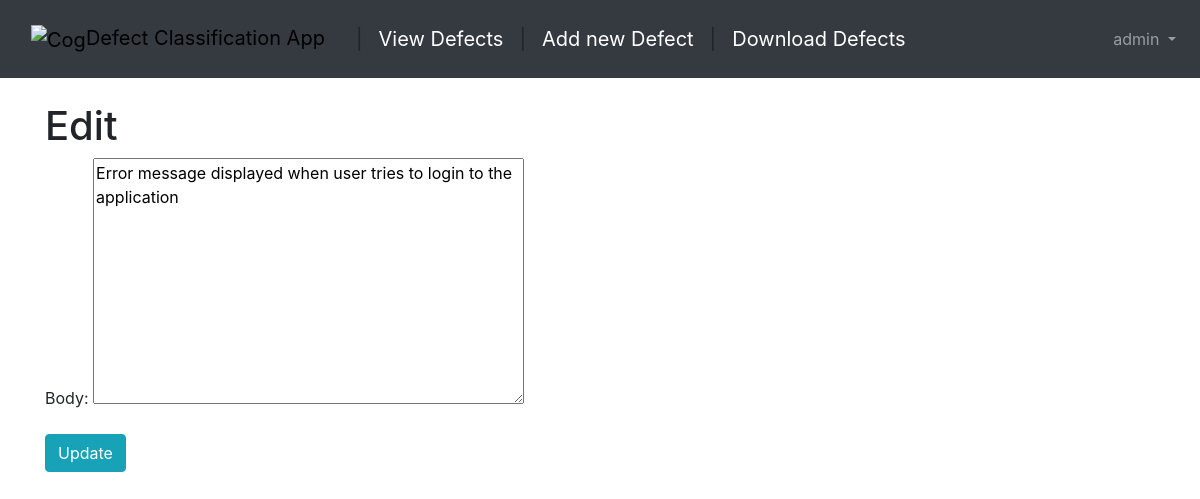
The page /articles/1868/edit/ (signed in) on the database its author committed.
### users/models.py (models this page shows)
class CustomUser(AbstractUser):
    age = models.PositiveIntegerField(default=0)

### articles/models.py (models this page shows, shortened)
class Article(models.Model):
    body = models.TextField()
    source = models.CharField(default='Entry', max_length=20)
    date = models.DateTimeField(auto_now_add=True)
    classification = models.CharField(default = 'Not Classified', max_length = 20)
    classes = (
        ('compliance', 'COMPLIANCE'),
        ('functional', 'FUNCTIONAL'),
        ('performance', 'PERFORMANCE'),
        ('reliability and scalability issues', 'RELIABILITY AND SCALABILITY ISSUES'),
        ('security', 'SECURITY'),
        ('usability', 'USABILITY'),
        )
    reclassification = models.CharField(default = 'Not Reclassified Yet', max_length = 50, choices = classes)

### articles/views.py (the view)
# urls.py: path('<int:pk>/edit/', views.ArticleUpdateView.as_view(), name='article_edit'), # new
class ArticleUpdateView(UpdateView):
    model = models.Article
    fields = ['body']
    template_name = 'article_edit.html'

### templates/article_edit.html (shortened to what this page needs)
{% extends 'base.html' %}
{% block content %}
{% if user.is_authenticated %}
<h1>Edit</h1>
<form action="" method="post">{% csrf_token %}
{{ form.as_p }}
<button class="btn btn-info" type="submit">Update</button>
</form>
{% endif %}
{% endblock %}

### templates/base.html (shortened to what this page needs)
{% load static %}
<!doctype html>
<html lang="en">
  <head>
    <link rel="stylesheet" href="https://stackpath.bootstrapcdn.com/bootstrap/4.1.3/css/bootstrap.min.css">
    <link rel="stylesheet" >
  </head>
  <body>
    <nav class="navbar navbar-expand-md navbar-dark bg-dark mb-4">
      <a class="navbar-brand boxed" style="color:black" href="{% url 'home' %}">
        <img src='https://cdn0.iconfinder.com/data/icons/small-n-flat/24/678122-cogs-512.png'
        alt="Cog" height='26px', width="26px")>Defect Classification App</a>
      {% if user.is_authenticated %}
      <a class="navbar-brand">|</a>
      <a class="navbar-brand" href="/articles/table">View Defects</a>
      <a class="navbar-brand">|</a>
      <a class="navbar-brand" href="/articles\new">Add new Defect</a>
      <a class="navbar-brand">|</a>
      <a class="navbar-brand" href="/articles\download">Download Defects</a>
      {% endif %}
      <div class="collapse navbar-collapse" id="navbarCollapse">
        {% if user.is_authenticated %}
          <ul class="navbar-nav ml-auto">
            <li class="nav-item">
              <a class="nav-link dropdown-toggle" href="#" id="userMenu"\
              data-toggle="dropdown" aria-haspopup="true" aria-expanded\
              ="false">
                {{ user.username }}
              </a>
            </li>
          </ul>
        {% endif %}
      </div>
    </nav>
    <div class="container">
      {% block content %}
      {% endblock content %}
    </div>
  </body>
</html>

### templates/base.html (style rules this page uses)
body { background: url('https://images.pexels.com/photos/1092364/pexels-photo-1092364.jpeg?auto=compress&cs=tinysrgb&dpr=2&h=650&w=940'); background-repeat: no-repeat; background-size: auto; background-attachment: fixed; }
.boxed { border-radius: 10px; background: url('https://images.pexels.com/photos/1092364/pexels-photo-1092364.jpeg?auto=compress&cs=tinysrgb&dpr=2&h=650&w=940'); background-position: left top; background-repeat: repeat; padding: 15px; }

### rows shown on the page
CustomUser: username "admin"
Article: body "Error message displayed when user tries to login to the application"
